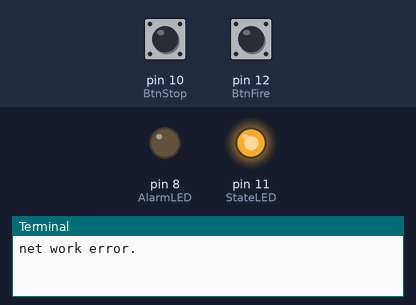
A program run on a simulated Raspberry Pi (header pin numbers). Parts: output pins drawn as LEDs (lit = HIGH), the last lines printed to the terminal. Inputs (shaded band) come from the test bench; at power-on: pin 10 (BtnStop) LOW, pin 12 (BtnFire) LOW. Web requests get an empty 200 reply after 0.4 s; threads take turns every 2 ms.

Above: at 1.2 s.
1.3 s: pin 10 (BtnStop) pulled HIGH for 0.15 s
At 3.0 s:
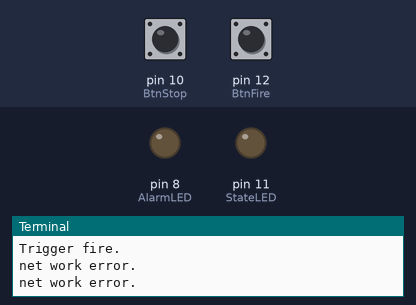
Timing chart, 0 to 10.4 s (numbered marks = the images above; inputs shaded):
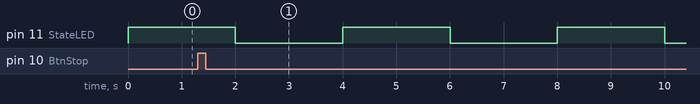

Measured:
- by itself, pin 11 (StateLED): alternates HIGH for 2.0 s and LOW for 2.0 s

The program:

main.py
```python
import RPi.GPIO as GPIO
import requests
import time
import threading
import sys

Buzzer = 13
BtnFire = 12
StateLED = 11
BtnStop = 10
AlarmLED = 8
GatewayURL = "http://172.24.54.1:5002/api/"

def triggerFire(self):
    print("Trigger fire.")
    data = {
        "account" : "account",
        "password" : "account"
    }
    try:
        headers={'Content-type':'application/json', 'Accept':'application/json'}
        res = requests.post(GatewayURL+'fireAlarm/getFireAlarm' ,headers=headers , json = data , timeout = 1)
        if(res.status_code == 200):
            print(res.json())
        else:
            print(res)
    except:
        print("net work error.")

def triggerStop(self):
    print("Trigger fire.")
    data = {
        "account" : "account",
        "password" : "account"
    }
    headers={'Content-type':'application/json', 'Accept':'application/json'}
    try:
        res = requests.post(GatewayURL+'fireAlarm/fireAlarmStop' ,headers=headers , json = data , timeout = 1)
        if(res.status_code == 200):
            print(res.json())
        else:
            print(res)
    except:
        print("net work error.")


class ControlLEDTrhead (threading.Thread):
    def __init__(self , led_pin):
        threading.Thread.__init__(self)
        self._interval = 1
        self._active = False
        self._isStop = False
        self._light = False
        self._counter = 0
        self._led_pin = led_pin

    def run(self):
        while(not self._isStop):
            if(self._active):
                if(self._interval < 0):
                    GPIO.output(self._led_pin , True)
                else:
                    self._counter = self._counter % self._interval
                    if(self._counter == 0):
                        self._light = not self._light
                        GPIO.output(self._led_pin , self._light)
                    self._counter += 1
            else:
                GPIO.output(self._led_pin , False)

            time.sleep(1)

    def setState(self , active , interval):
        self._interval = interval
        self._active = active
        self._counter = 0
        self._light = False

    def stop(self):
        self._isStop = True

class BuzzerTrhead (threading.Thread):
    def __init__(self , buzzer_pin):
        threading.Thread.__init__(self)
        self._interval = 1
        self._active = False
        self._isStop = False
        self._step = 1
        self._counter = 0
        self.buzzer = GPIO.PWM(buzzer_pin, 50)
        self.buzzer.start(0)

    def run(self):
        while(not self._isStop):
            if(self._active):
                if(self._counter >= (880 - 523)):
                    self._step = -1
                elif(self._counter <= 0):
                    self._step = 1
                self._counter += self._step
                self.buzzer.ChangeFrequency(523 + self._counter)
            time.sleep(0.01)
        self.buzzer.stop()

    def setState(self , active ):
        if((self._active == False) and (active == True)):
            self.buzzer.ChangeDutyCycle(50)
            self._counter = 0
            self._step = 1
        elif((self._active == True) and (active == False)):
            self.buzzer.ChangeDutyCycle(0)
        self._active = active

    def stop(self):
        self._isStop = True

class UpdateInformation (threading.Thread):
    def __init__(self , ledControl , buzzerControl):
        threading.Thread.__init__(self)
        self._isStop = False
        self._ledControl = ledControl
        self._buzzerControl = buzzerControl

    def run(self):
        last = False
        while(not self._isStop):
            data = {
                "account" : "account",
                "password" : "account"
            }
            headers={'Content-type':'application/json', 'Accept':'application/json'}
            try:
                res = requests.post(GatewayURL+'fireAlarm/SensorAlarm' ,headers=headers , json = data , timeout = 1)
                if(res.status_code == 200):
                    print(res.json())
                    if(res.json()["content"] == 'true' and last == False):
                        self._ledControl.setState(True, 1)
                        self._buzzerControl.setState(True)
                        last = True
                    elif(res.json()["content"] == 'false' and last == True):
                        self._ledControl.setState(False , 1)
                        self._buzzerControl.setState(False)
                        last = False
                else:
                    print(res)
            except:
                print("net work error.")

            time.sleep(1)

    def stop(self):
        self._isStop = True

try:
    GPIO.setmode(GPIO.BOARD)
    GPIO.setup(BtnFire , GPIO.IN , pull_up_down = GPIO.PUD_DOWN)
    GPIO.setup(BtnStop , GPIO.IN , pull_up_down = GPIO.PUD_DOWN)
    GPIO.setup(StateLED , GPIO.OUT)
    GPIO.setup(AlarmLED , GPIO.OUT)
    GPIO.setup(Buzzer , GPIO.OUT)
    GPIO.add_event_detect(BtnFire , GPIO.RISING , callback = triggerFire, bouncetime = 200)
    GPIO.add_event_detect(BtnStop , GPIO.RISING , callback = triggerStop, bouncetime = 200)

    LEDControlState = ControlLEDTrhead(StateLED)
    LEDControlAlarm = ControlLEDTrhead(AlarmLED)
    BuzzerControl = BuzzerTrhead(Buzzer)
    UpdateInformation = UpdateInformation(LEDControlAlarm , BuzzerControl)
    LEDControlState.start()
    UpdateInformation.start()
    LEDControlAlarm.start()
    BuzzerControl.start()

    LEDControlState.setState(True , 2)

    while(True):
        time.sleep(1)

except:
    a, b, c = sys.exc_info()
    print(a)
    print(b)
    print(c)

    if(LEDControlState.isAlive()):
        LEDControlState.stop()
        LEDControlState.join()

    if(LEDControlAlarm.isAlive()):
        LEDControlAlarm.stop()
        LEDControlAlarm.join()

    if(UpdateInformation.isAlive()):
        UpdateInformation.stop()
        UpdateInformation.join()

    if(BuzzerControl.isAlive()):
        BuzzerControl.stop()
        BuzzerControl.join()

finally:
    GPIO.cleanup()
```
